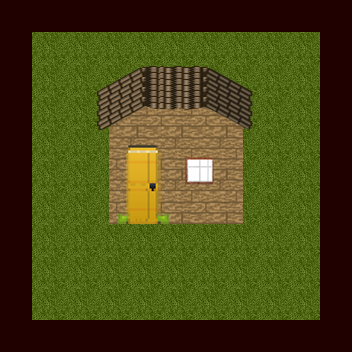

Rendered tile map (Tiled .tmx) drawn with the repository's tilesets; below, a short description and the full map source, tile grids included:
An orthogonal 11x11 tile map with 32x32 px tiles, 7 tile layers (Ground, Misc, Trees , Trees Top, ...), 8 tilesets and 3 objects.

<map version="1.0" orientation="orthogonal" renderorder="right-down" width="11" height="11" tilewidth="32" tileheight="32" nextobjectid="4">
 <tileset firstgid="1" name="Grass" tilewidth="32" tileheight="32" tilecount="1" columns="1">
  <image source="WORK STATION V2  - 1.png" width="32" height="32" />
 </tileset>
 <tileset firstgid="2" name="Colision Rojo" tilewidth="32" tileheight="32" tilecount="1" columns="1">
  <image source="WORK STATION V2  - 1 (ROJO).png" width="32" height="32" />
  <tile id="0">
   <objectgroup draworder="index">
    <object id="0" x="-0.0625" y="-0.125" width="31.9375" height="32.25" />
    <object id="0" x="-0.3125" y="-0.1875" width="32" height="32.25" />
   </objectgroup>
  </tile>
 </tileset>
 <tileset firstgid="3" name="Trees" tilewidth="32" tileheight="32" tilecount="256" columns="16">
  <image source="Trees.png" width="512" height="512" />
 </tileset>
 <tileset firstgid="259" name="heno reducido" tilewidth="32" tileheight="32" tilecount="1" columns="1">
  <image source="heno reducido.png" width="32" height="32" />
 </tileset>
 <tileset firstgid="260" name="FAROL" tilewidth="32" tileheight="32" tilecount="3" columns="1">
  <image source="FAROL.png" width="32" height="96" />
 </tileset>
 <tileset firstgid="263" name="Arbol-256" tilewidth="32" tileheight="32" tilecount="64" columns="8">
  <image source="Arbol-256.png" width="256" height="256" />
 </tileset>
 <tileset firstgid="327" name="house" tilewidth="32" tileheight="32" tilecount="30" columns="5">
  <image source="house.png" width="160" height="192" />
 </tileset>
 <tileset firstgid="357" name="Colision Casa" tilewidth="32" tileheight="32" tilecount="1" columns="1">
  <image source="WORK STATION V2  - 1 (ROJO).png" width="32" height="32" />
 </tileset>
 <layer name="Ground" width="11" height="11">
  <data encoding="csv">
0,0,0,0,0,0,0,0,0,0,0,
0,1,1,1,1,1,1,1,1,1,0,
0,1,1,1,1,1,1,1,1,1,0,
0,1,1,1,1,1,1,1,1,1,0,
0,1,1,1,1,1,1,1,1,1,0,
0,1,1,1,1,1,1,1,1,1,0,
0,1,1,1,1,1,1,1,1,1,0,
0,1,1,1,1,1,1,1,1,1,0,
0,1,1,1,1,1,1,1,1,1,0,
0,1,1,1,1,1,1,1,1,1,0,
0,0,0,0,0,0,0,0,0,0,0
</data>
 </layer>
 <layer name="Misc" width="11" height="11">
  <data encoding="csv">
0,0,0,0,0,0,0,0,0,0,0,
0,0,0,0,0,0,0,0,0,0,0,
0,0,0,0,0,0,0,0,0,0,0,
0,0,0,0,0,0,0,0,0,0,0,
0,0,0,342,343,344,345,346,0,0,0,
0,0,0,347,348,349,350,351,0,0,0,
0,0,0,352,353,354,355,356,0,0,0,
0,0,0,0,0,0,0,0,0,0,0,
0,0,0,0,0,0,0,0,0,0,0,
0,0,0,0,0,0,0,0,0,0,0,
0,0,0,0,0,0,0,0,0,0,0
</data>
 </layer>
 <layer name="Trees " width="11" height="11">
  <data encoding="csv">
0,0,0,0,0,0,0,0,0,0,0,
0,0,0,0,0,0,0,0,0,0,0,
0,0,0,0,0,0,0,0,0,0,0,
0,0,0,0,0,0,0,0,0,0,0,
0,0,0,0,0,0,0,0,0,0,0,
0,0,0,0,0,0,0,0,0,0,0,
0,0,0,0,0,0,0,0,0,0,0,
0,0,0,0,0,0,0,0,0,0,0,
0,0,0,0,0,0,0,0,0,0,0,
0,0,0,0,0,0,0,0,0,0,0,
0,0,0,0,0,0,0,0,0,0,0
</data>
 </layer>
 <layer name="Trees Top" width="11" height="11">
  <data encoding="csv">
0,0,0,0,0,0,0,0,0,0,0,
0,263,264,0,0,0,0,269,270,0,0,
0,271,0,0,0,0,0,0,278,0,0,
0,279,0,0,0,0,0,0,286,0,0,
0,0,0,0,0,0,0,0,294,0,0,
0,0,0,0,0,0,0,0,0,0,0,
0,0,0,0,0,0,0,0,0,0,0,
0,0,0,0,0,0,0,0,0,0,0,
0,319,0,0,0,0,0,0,326,0,0,
0,0,0,0,0,0,0,0,0,0,0,
0,0,0,0,0,0,0,0,0,0,0
</data>
 </layer>
 <layer name="Colision" width="11" height="11" opacity="0.13">
  <data encoding="csv">
2,2,2,2,2,2,2,2,2,2,2,
2,0,0,0,0,0,0,0,0,0,2,
2,0,0,0,0,0,0,0,0,0,2,
2,0,0,0,0,0,0,0,0,0,2,
2,0,0,0,0,0,0,0,0,0,2,
2,0,0,0,0,0,0,0,0,0,2,
2,0,0,0,0,0,0,0,0,0,2,
2,0,0,0,0,0,0,0,0,0,2,
2,0,0,0,0,0,0,0,0,0,2,
2,0,0,0,0,0,0,0,0,0,2,
2,2,2,2,2,2,2,2,2,2,2
</data>
 </layer>
 <layer name="Colision Casa" width="11" height="11">
  <data encoding="csv">
0,0,0,0,0,0,0,0,0,0,0,
0,0,0,0,0,0,0,0,0,0,0,
0,0,0,0,0,0,0,0,0,0,0,
0,0,0,0,0,0,0,0,0,0,0,
0,0,0,0,0,0,0,0,0,0,0,
0,0,0,0,0,0,0,0,0,0,0,
0,0,0,0,0,0,0,0,0,0,0,
0,0,0,0,0,0,0,0,0,0,0,
0,0,0,0,0,0,0,0,0,0,0,
0,0,0,0,0,0,0,0,0,0,0,
0,0,0,0,0,0,0,0,0,0,0
</data>
 </layer>
 <layer name="Misc2" width="11" height="11">
  <data encoding="csv">
0,0,0,0,0,0,0,0,0,0,0,
0,0,0,0,0,0,0,0,0,0,0,
0,0,0,332,333,334,335,336,0,0,0,
0,0,0,337,338,339,340,341,0,0,0,
0,0,0,0,0,0,0,0,0,0,0,
0,0,0,0,0,0,0,0,0,0,0,
0,0,0,0,0,0,0,0,0,0,0,
0,0,0,0,0,0,0,0,0,0,0,
0,0,0,0,0,0,0,0,0,0,0,
0,0,0,0,0,0,0,0,0,0,0,
0,0,0,0,0,0,0,0,0,0,0
</data>
 </layer>
 <objectgroup name="csa">
  <object id="2" x="108.5" y="223">
   <polyline points="0,0 133.5,-1 135,-95.5 133.5,-120.5 5,-122 1,-98 0,-1.5" />
  </object>
 </objectgroup>
</map>
